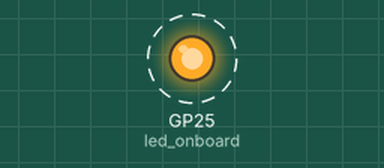
This program was run on a simulated Raspberry Pi Pico running MicroPython. On the bench: output pins drawn as LEDs (lit = HIGH). Dashed ring = blinking. What the program prints to the serial console is not drawn.

Above: at 0.3 s.
Timing chart, 0 to 3.5 s (numbered marks = the images above):
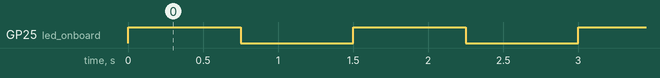

Measured:
- by itself, GP25 (led_onboard): alternates HIGH for 0.75 s and LOW for 0.75 s

The program:

blink.py
```python
# Test blink.
import machine
import utime

led_onboard = machine.Pin(25, machine.Pin.OUT)

while True:
    led_onboard.value(1)
    print ("On")
    utime.sleep(0.75)
    led_onboard.value(0)
    print ("Off")
    utime.sleep(0.75)
#end
    
```
